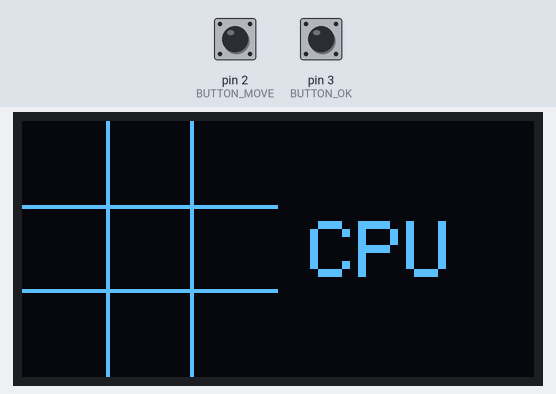
Recording of a sketch running on a simulated Arduino Uno, built with avr-gcc and run on an emulated ATmega328P. Parts: 128×64 one-colour display. The inputs (shaded band) are chosen by the test bench; at power-on: pin 3 (BUTTON_OK) LOW, pin 2 (BUTTON_MOVE) LOW. Random numbers use the default seed unless the sketch sets one.

Above: at 1.7 s.
1.8 s: pin 3 (BUTTON_OK) pulled HIGH for 1 s
At 4.1 s:
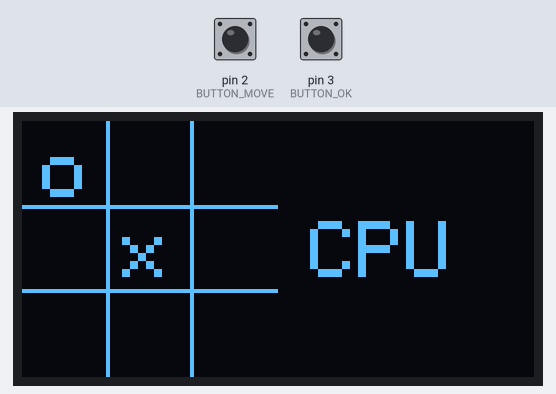
4.3 s: pin 3 (BUTTON_OK) pulled HIGH for 3.2 s
At 6.9 s:
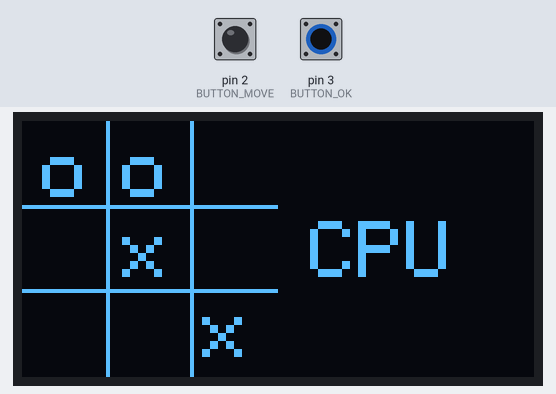
9.0 s: pin 3 (BUTTON_OK) pulled HIGH for 0.15 s
At 12.0 s:
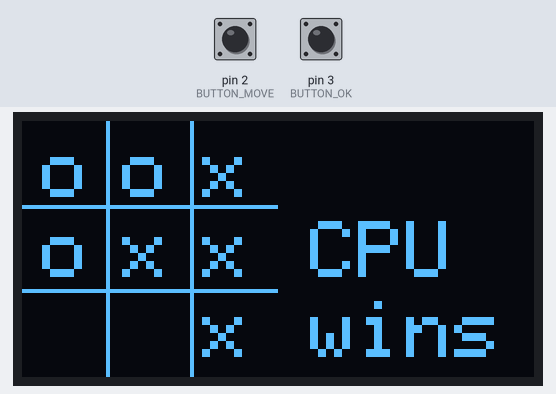
12.1 s: pin 2 (BUTTON_MOVE) pulled HIGH for 1 s
At 15.5 s:
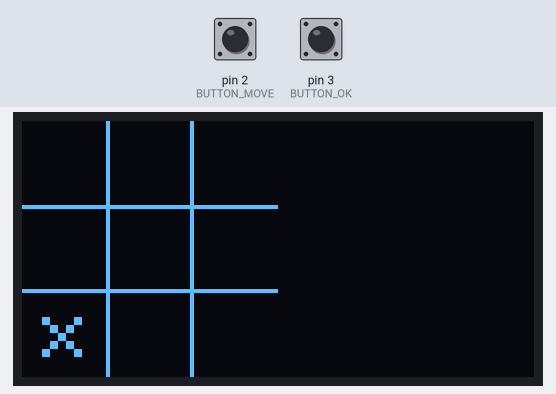
16.1 s: pin 3 (BUTTON_OK) pulled HIGH for 0.15 s
At 16.8 s:
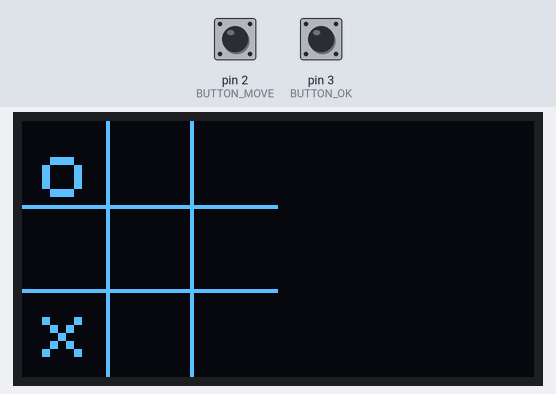
19.2 s: pin 3 (BUTTON_OK) pulled HIGH for 0.15 s
At 22.5 s:
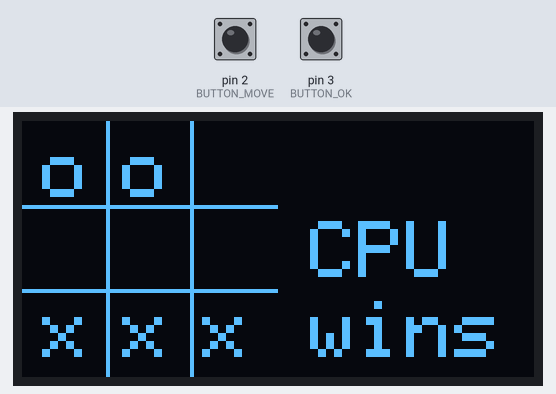
Timing chart, 0 to 23.3 s (numbered marks = the images above; inputs shaded):
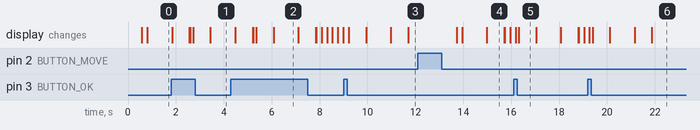

The sketch:

sketch_may12a.ino
```cpp
/**************************************************************************
 *
 *  TicTacToe - Oled
 *
 *  It requires an Arduino Nano, Uno, Mini Pro
 *
 * Hardware connections:
 *  DISPLAY          - Arduino Nano/Uno
 *         GND       -    GND
 *         VDD       -    3.3V depending on your model
 *         SCL       -    A5
 *         SDA       -    A4
 *
 *   Arduino pin 2 <-- button MOVE <--+----- +3.3V or +5V
 *   Arduino pin 3 <-- button OK   <--+
 *
 *   Note: connect two 10...100 kohm pulldown resistors: pin 2 -> GND; pin 3 -> GND
 *
 * Install the Adafruit SSD1306 libraries
 * by  Arduino IDE, menu Tools -> Manage Libraries
 *
 * apr/2022, Giovanni Verrua
**************************************************************************/

//including the needed libraries for the OLED display
#include <SPI.h>
#include <Wire.h>
#include <Adafruit_GFX.h>
#include <Adafruit_SSD1306.h>

#define BUTTON_MOVE 2
#define BUTTON_OK   3

// Declaration for an SSD1306 display connected to I2C (SDA, SCL pins)
#define OLED_RESET     4 // Reset pin # (or -1 if sharing Arduino reset pin)
Adafruit_SSD1306 display(128, 64, &Wire, OLED_RESET);


int gameStatus = 0;
int whosplaying = 0; //0 = Arduino, 1 = Human

int winner = -1;  //-1 = Playing, 0 = Draw, 1 = Human, 2 = CPU


int board[]={0,0,0,
             0,0,0,
             0,0,0}; //0 = blank, 1 = human (circle), 2 = computer (cross)


//--------------------------------------------------------------------------------------------------------
void playhuman() {

    int humanMove = 0;

    bool stayInLoop = true;
    bool showDot = false;
    long timerPos = millis()-1000;


    while (stayInLoop) {  //stay in loop until the player makes his/her choice hitting the OK button.

         //If the current "?" position isn't avaliable (the cell value is 1 or 2), this loop will
         //move the "?" to the next free cell.
         //NOTE: there must be at least one empty cell (or it will never exit from this loop [deadlock]).
         //This is granted, because if all the cells are used, there's a winner or it's a draft.
         //(the calling function [loop function] check it before to continue).

         while (board[humanMove] != 0) {  //looking for an empty cell.
             humanMove ++;
             if (humanMove >8) humanMove = 0;
         }

         //--------------------------------------------------\-
         //this makes the flashing "?" possible. Every 200 milliseconds the IF condition becomes true and it will toogle the
         //showDot variable between True and False (and reset the timerPos value at the current millis() value.
         if (timerPos + 200 < millis()) {
             timerPos = millis();
             showDot = !showDot;
             playhuman_showpos( humanMove, showDot);  //calling the function that will draw (or delete) the "?"
         }
         //--------------------------------------------------/-

         if (digitalRead(BUTTON_MOVE)==HIGH) {   //the player hit the MOVE button.
             playhuman_showpos( humanMove, false);  //delete the marker
             humanMove ++; //move the "?" to the next cell.

             while (digitalRead(BUTTON_MOVE)==HIGH); //debounce

             bool showDot = false;  //this two lines make sure the "?" is displayed
             long timerPos =-1000;  //at the first round.
         }

         if (digitalRead(BUTTON_OK  )==HIGH) stayInLoop = false;  //the player hit the OK button and made his/her choice.

         delay(100); //required for a correct display.
    }

    board[humanMove] = 1;   //let's assign the chosen cell to the player.


}

//------------------------------------------------------------------

void playhuman_showpos(int humanMove, bool showDot) {   //this function draw a flashing "?"  (white = draw, black = delete)

   display.setTextSize(2);
        if (humanMove == 0) display.setCursor( 5, 5);
   else if (humanMove == 1) display.setCursor(25, 5);
   else if (humanMove == 2) display.setCursor(45, 5);
   else if (humanMove == 3) display.setCursor( 5,25);
   else if (humanMove == 4) display.setCursor(25,25);
   else if (humanMove == 5) display.setCursor(45,25);
   else if (humanMove == 6) display.setCursor( 5,45);
   else if (humanMove == 7) display.setCursor(25,45);
   else if (humanMove == 8) display.setCursor(45,45);

   //if (showDot) {display.setTextColor(WHITE);display.print("?");}  else {display.setTextColor(BLACK);display.print("?");}
   if (showDot) display.setTextColor(WHITE); else display.setTextColor(BLACK);

   display.print("?");
   display.display();
}


//--------------------------------------------------------------------------------------------------------
void playcpu() {

     //NOTE: The player has almost no chance to win, since the cpu will check every possible move.
     //      Actually the only way to beat the cpu is to have two winning move at the same time.

     //The CPU has no real strategy, actually; it just prevents the player to win and put an "X" if it has
     //a possible winning move. If no winning move are possible, it just put an "X" into a random place.
     //It could seems a stupid AI, however you will see the CPU will play rather well and it will be
     //hard to beat it.

     int cpumove = checkboard(2);  //2 = cpu  let's check if there's a cpu's winner move

     if (cpumove >=0) {
        board[cpumove] = 2;    //cpu's winner move
     }
     else {
         cpumove = checkboard(1);  //1=player check if the player has a chance to win (2 circles and an empty cell in a row)
         if (cpumove >=0) {
            board[cpumove] = 2;  //this move will break the player's winner move
         }

        //there's no possible winner move neither for the cpu, nor for the human;: the CPU will put an "X" in a random cell
        while (cpumove < 0) {   //looking for a random, empty cell.
           int randomMove = random(10);
           if (randomMove >=0 && randomMove <=8 && board[randomMove] == 0) {
               cpumove = randomMove;
           }
        }
        board[cpumove] = 2;  //let's assign the empty cell to the CPU
     }
}


//--------------------------------------------------------------------------------------------------------
int checkboard(int x){   //x = 1 -> player, x = 2 -> cpu

   //this function checks if the next move can be the winning move and return the cell that will
   //win the game. It's used by the CPU to decide if it can win or if the player is going to win
   //(and placing an "X" to prevent this chance).
   //if no move wins the game, it returns -1
   //the board[] index is 0 1 2
   //                     3 4 5
   //                     6 7 8


       if (board[0]==0 && board[1]==x && board[2]==x)  return  0;  //  0 1 1
                                                                   //  . . .
                                                                   //  . . .

  else if (board[0]==x && board[1]==0 && board[2]==x)  return  1;  //  1 0 1
                                                                   //  . . .
                                                                   //  . . .

  else if (board[0]==x && board[1]==x && board[2]==0)  return  2;  //  1 1 0
                                                                   //  . . .
                                                                   //  . . .
  //-------------------------------------------------
  else if (board[3]==0 && board[4]==x && board[5]==x)  return  3;  //  . . .
                                                                   //  0 1 1
                                                                   //  . . .

  else if (board[3]==x && board[4]==0 && board[5]==x)  return  4;  //  . . .
                                                                   //  1 0 1
                                                                   //  . . .

  else if (board[3]==x && board[4]==x && board[5]==0)  return  5;  //  . . .
                                                                   //  1 1 0
                                                                   //  . . .
    //-------------------------------------------------
  else if (board[6]==0 && board[7]==x && board[8]==x)  return  6;  //  . . .
                                                                   //  . . .
                                                                   //  0 1 1

  else if (board[6]==x && board[7]==0 && board[8]==x)  return  7;  //  . . .
                                                                   //  . . .
                                                                   //  1 0 1

  else if (board[6]==x && board[7]==x && board[8]==0)  return  8;  //  . . .
                                                                   //  . . .
                                                                   //  1 1 0

  //-------------------------------------------------
  else if (board[0]==0 && board[3]==x && board[6]==x)  return  0;  //  0 . .
                                                                   //  1 . .
                                                                   //  1 . .

  else if (board[0]==x && board[3]==0 && board[6]==x)  return  3;  //  1 . .
                                                                   //  0 . .
                                                                   //  1 . .

  else if (board[0]==x && board[3]==x && board[6]==0)  return  6;  //  1 . .
                                                                   //  1 . .
                                                                   //  0 . .

  //-------------------------------------------------
  else if (board[1]==0 && board[4]==x && board[7]==x)  return  1;  //  . 0 .
                                                                   //  . 1 .
                                                                   //  . 1 .

  else if (board[1]==x && board[4]==0 && board[7]==x)  return  4;  //  . 1 .
                                                                   //  . 0 .
                                                                   //  . 1 .

  else if (board[1]==x && board[4]==x && board[7]==0)  return  7;  //  . 1 .
                                                                   //  . 1 .
                                                                   //  . 0 .

  //-------------------------------------------------
  else if (board[2]==0 && board[5]==x && board[8]==x)  return  2;  //  . . 0
                                                                   //  . . 1
                                                                   //  . . 1

  else if (board[2]==x && board[5]==0 && board[8]==x)  return  5;  //  . . 1
                                                                   //  . . 0
                                                                   //  . . 1

  else if (board[2]==x && board[5]==x && board[8]==0)  return  8;  //  . . 1
                                                                   //  . . 1
                                                                   //  . . 0

  //-------------------------------------------------
  else if (board[0]==0 && board[4]==x && board[8]==x)  return  0;  //  0 . .
                                                                   //  . 1 .
                                                                   //  . . 1

  else if (board[0]==x && board[4]==0 && board[8]==x)  return  4;  //  1 . .
                                                                   //  . 0 .
                                                                   //  . . 1

  else if (board[0]==x && board[4]==x && board[8]==0)  return  8;  //  1 . .
                                                                   //  . 1 .
                                                                   //  . . 0

  //-------------------------------------------------
  else if (board[2]==0 && board[4]==x && board[6]==x)  return  2;  //  . . 0
                                                                   //  . 1 .
                                                                   //  1 . .

  else if (board[2]==x && board[4]==0 && board[6]==x)  return  4;  //  . . 1
                                                                   //  . 0 .
                                                                   //  1 . .

  else if (board[2]==x && board[4]==x && board[6]==0)  return  6;  //  . . 1
                                                                   //  . 1 .
                                                                   //  0 . .

  else                                                 return -1;
}


//--------------------------------------------------------------------------------------------
void checkWinner() {    //check the board to see if there is a winner

  winner = 3;  //3=draft, 1= winner->player, 2=winner->cpu

  // circles win?
       if (board[0]==1 && board[1]==1 && board[2]==1)     winner=1;
  else if (board[3]==1 && board[4]==1 && board[5]==1)     winner=1;
  else if (board[6]==1 && board[7]==1 && board[8]==1)     winner=1;
  else if (board[0]==1 && board[3]==1 && board[6]==1)     winner=1;
  else if (board[1]==1 && board[4]==1 && board[7]==1)     winner=1;
  else if (board[2]==1 && board[5]==1 && board[8]==1)     winner=1;
  else if (board[0]==1 && board[4]==1 && board[8]==1)     winner=1;
  else if (board[2]==1 && board[4]==1 && board[6]==1)     winner=1;

  // crosses win?
  else if (board[0]==2 && board[1]==2 && board[2]==2)     winner=2;
  else if (board[3]==2 && board[4]==2 && board[5]==2)     winner=2;
  else if (board[6]==2 && board[7]==2 && board[8]==2)     winner=2;
  else if (board[0]==2 && board[3]==2 && board[6]==2)     winner=2;
  else if (board[1]==2 && board[4]==2 && board[7]==2)     winner=2;
  else if (board[2]==2 && board[5]==2 && board[8]==2)     winner=2;
  else if (board[0]==2 && board[4]==2 && board[8]==2)     winner=2;
  else if (board[2]==2 && board[4]==2 && board[6]==2)     winner=2;

  if (winner == 3) {
     for(int i=0;i<9;i++) if (board[i]==0) winner=0;  //there are some empty cells yet.
  }


}

//--------------------------------------------------------------------------------------------------------------

void resetGame() {

  for(int i=0;i<9;i++) board[i]=0;   //Resetting the board. 0 = empty cell, 1 = player circle, 2 = CPU cross

  winner = 0;
  gameStatus = 0;

}

//--------------------------------------------------------------------------------------------------------------

void boardDrawing() {

  display.clearDisplay();
  display.setTextColor(WHITE);

  display.drawFastHLine(0, 21, 64, WHITE); //horizontal lines
  display.drawFastHLine(0, 42, 64, WHITE);

  display.drawFastVLine(21, 0, 64, WHITE); //vertical lines
  display.drawFastVLine(42, 0, 64, WHITE);

  //drawing the content of the nine cells: " ", "o", "x"
  display.setTextSize(2);
  display.setCursor( 5, 5); display.print(charBoard(0));  display.setCursor(25, 5); display.print(charBoard(1)); display.setCursor(45, 5); display.print(charBoard(2));
  display.setCursor( 5,25); display.print(charBoard(3));  display.setCursor(25,25); display.print(charBoard(4)); display.setCursor(45,25); display.print(charBoard(5));
  display.setCursor( 5,45); display.print(charBoard(6));  display.setCursor(25,45); display.print(charBoard(7)); display.setCursor(45,45); display.print(charBoard(8));
  display.display();

  delay(200); //DON'T REMOVE!!!! needed for correct refresh and further flashing "?" when it's the player turn!!!
}

//--------------------------------------------------------------------------------------------------------------
String charBoard(int x) {
       if (board[x] == 0) return " ";
       if (board[x] == 1) return "o";
       if (board[x] == 2) return "x";

       return "?";  //error trap; but it's impossible it can return an "?" because the board[] array is all initialized = 0
}

//--------------------------------------------------------------------------------------------------------------
void setup() {  //function executed once, at every boot or reset.

  randomSeed(analogRead(0));  //resetting the random function behavior.

  pinMode(BUTTON_MOVE,INPUT);    //Declaring the pin #2 as input (connected to the button move)
  pinMode(BUTTON_OK  ,INPUT);    //Declaring the pin #3 as input (connected to the button ok)

//display.begin();                              //if the display doesn't work with the below instruction,
//display.begin(SSD1306_SWITCHCAPVCC, 0x3D);    //try one of these two ones.
  display.begin(SSD1306_SWITCHCAPVCC, 0x3C);

  delay(500);                   //needed for display correct initializing
  display.clearDisplay();       //clearing the display
  display.setTextColor(WHITE);  //setting the display color
  display.display();            //executing the above instructions. The SSD1306 dislay will not execute any command until to use the ::display() command.

  whosplaying = 2;  //deciding who's the first player. Set = 2 to force it entering in the following while loop.
  while ( whosplaying <0 || whosplaying > 1) whosplaying = random(2);  //it will stay in the loop until whosplaying isn't = 0 or = 1. Probably there's no
                                                                       //need for a loop, since random(2) should return 0 or 1, but I'm an old programmer,
                                                                       //I've seen many strange things in my programmer life and I like to be sure ;-)
}


//--------------------------------------------------------------------------------------------------------------
void loop() {   //main loop. Endlessly executed by Arduino.

  if (gameStatus == 0){     //this is where I always put a menu in the Arduino games I wrote. We don't need a menu here, so it's just a reset step.
     resetGame();
     boardDrawing();     //drawing an empty board
     gameStatus = 1;     //starting the game (see below)
     winner = 0;         //no winner for now (winner = 1: player, winner = 2: cpu).
  }

  //---------------------------------------------

  if (gameStatus == 1){   //starting the game

      while (winner == 0) {  //game main loop: loop until no one wins the match.

        display.setTextSize(2);

        if (whosplaying == 0) {  //whosplaying = 0: cpu turn

          display.setCursor( 72,25); display.print("CPU");
          display.display();
          delay(1000);

          playcpu();    //in this function the CPU play its move.

          whosplaying =1;    //changing the turn.
        }
        else {

          display.setCursor( 72,25); display.print("You");
          display.display();

          playhuman();  //in this function the player makes his/her move.

          whosplaying =0;  //changing the turn.
        }

        boardDrawing();  //refreshing the board with all the moves already done.
        delay(500);

        checkWinner();  //this will check if there's a winner and assign the winner variable

         if (winner > 0) {


            if (winner == 3) {
                display.setTextSize(2); display.setCursor( 68, 25);
                display.print("Draft");
            }
            else {
                //showing who's the winner
                display.setTextSize(2); display.setCursor( 72, 25);
                if (winner == 1) { Serial.println(F("You")); display.print("You"); display.setCursor( 72, 45); display.print("win"); }
                else             { Serial.println(F("CPU")); display.print("CPU"); display.setCursor( 72, 45); display.print("wins");}

            }
            display.display();
            delay(1000);

            //debounce loop. It will not proceed until both buttons are unpressed.
            while (digitalRead(BUTTON_MOVE)==LOW && digitalRead(BUTTON_OK  )==LOW);

         }

        //display.display();

      }

      //swap the first move for the next match between CPU and human (one per match)
      if (whosplaying == 0) whosplaying =1; else whosplaying =0;

      gameStatus = 0;  //entering the reset step
      delay(1000);     //just wait a second

  }

}
```

Measured:
- after the input at 12.1 s, the display: first changes after 1.6 s (image 4 shows a later state)
- what the display in image 2 shows lasts 1.0 s, from 6.1 s to 7.1 s
- what the display in image 4 shows lasts 0.7 s, from 15.0 s to 15.7 s
